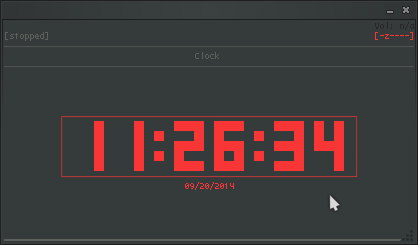
#> input picture custom_kernel/initrd/image.png, 418 x 245 px, found by its file name
$ python gen_real_video.py
#> lines starting #> are read from the running program, lines starting #| are printed output that depends on the picture
from PIL import Image
import struct
import math
import os

def create_vid(output_file, width=160, height=120, fps=10, duration_sec=10):
#> called with output_file = 'initrd/libs/video.vid', width = 160, height = 120, fps = 10, duration_sec = 10
    images = []
    # Load available images
    for name in ["initrd/libs/image.png", "initrd/libs/image.bmp", "initrd/libs/FyVZv.png"]:
        if os.path.exists(name):
            try:
                img = Image.open(name).convert("RGB")
                images.append(img)
                print(f"Loaded {name}: {img.size}")
#| Loaded initrd/libs/image.png: (418, 245)
            except Exception as e:
                print(f"Failed to load {name}: {e}")

    if not images:
        print("No images found to create video!")
        return

    frames = fps * duration_sec

    with open(output_file, "wb") as f:
        # Header
        f.write(b"VID1")
        f.write(struct.pack("<HHIH", width, height, frames, fps))

        # Animate
        # Cycle through images
        frames_per_img = frames // len(images)
#> frames_per_img = 33

        for idx, img in enumerate(images):
            # Ken Burns Effect
            # Start: Center, Scale 1.0
            # End: Pan to random corner, Scale 1.2
            # Or simple pan

            iw, ih = img.size
            aspect = iw / ih
            target_aspect = width / height

            # Crop to cover
            if aspect > target_aspect:
                 # Image wider
                 nh = ih
                 nw = int(ih * target_aspect)
                 ox = (iw - nw) // 2
                 oy = 0
            else:
                 # Image taller
                 nw = iw
                 nh = int(iw / target_aspect)
                 ox = 0
                 oy = (ih - nh) // 2

            # Base Crop
            base_img = img.crop((ox, oy, ox+nw, oy+nh))

            # Generate frames
            count = frames_per_img
            if idx == len(images) - 1:
                count = frames - (frames_per_img * idx)

            for i in range(count):
                t = i / count
                # Zoom in slightly: 1.0 -> 1.2
                scale = 1.0 + (0.2 * t)

                cw = int(nw / scale)
                ch = int(nh / scale)

                # Pan Center
                cx = nw // 2
                cy = nh // 2

                # TopLeft of crop
                x = cx - cw // 2
                y = cy - ch // 2

                # Crop from base
                frame_img = base_img.crop((x, y, x+cw, y+ch))
                # Resize to target
                frame_img = frame_img.resize((width, height), Image.Resampling.BILINEAR)

                # Write RGB
                f.write(frame_img.tobytes())
#> this loop made 3 passes
#> pass 1, in create_vid, `base_img = img.crop((ox, oy, ox+nw, oy+nh))`:
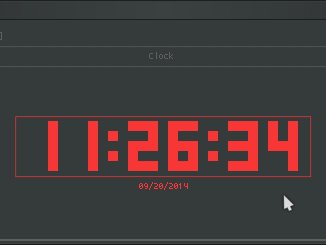
#> base_img: PIL image 326x245 RGB; mean R, G, B 69.1, 58.2, 58.1
#> after the loop:
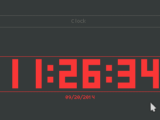
#> frame_img: PIL image 160x120 RGB; mean R, G, B 75.1, 58, 58

    print(f"Generated {output_file} from {len(images)} images.")
#| Generated initrd/libs/video.vid from 3 images.

if __name__ == "__main__":
    create_vid("initrd/libs/video.vid", 160, 120, 10, 10)
